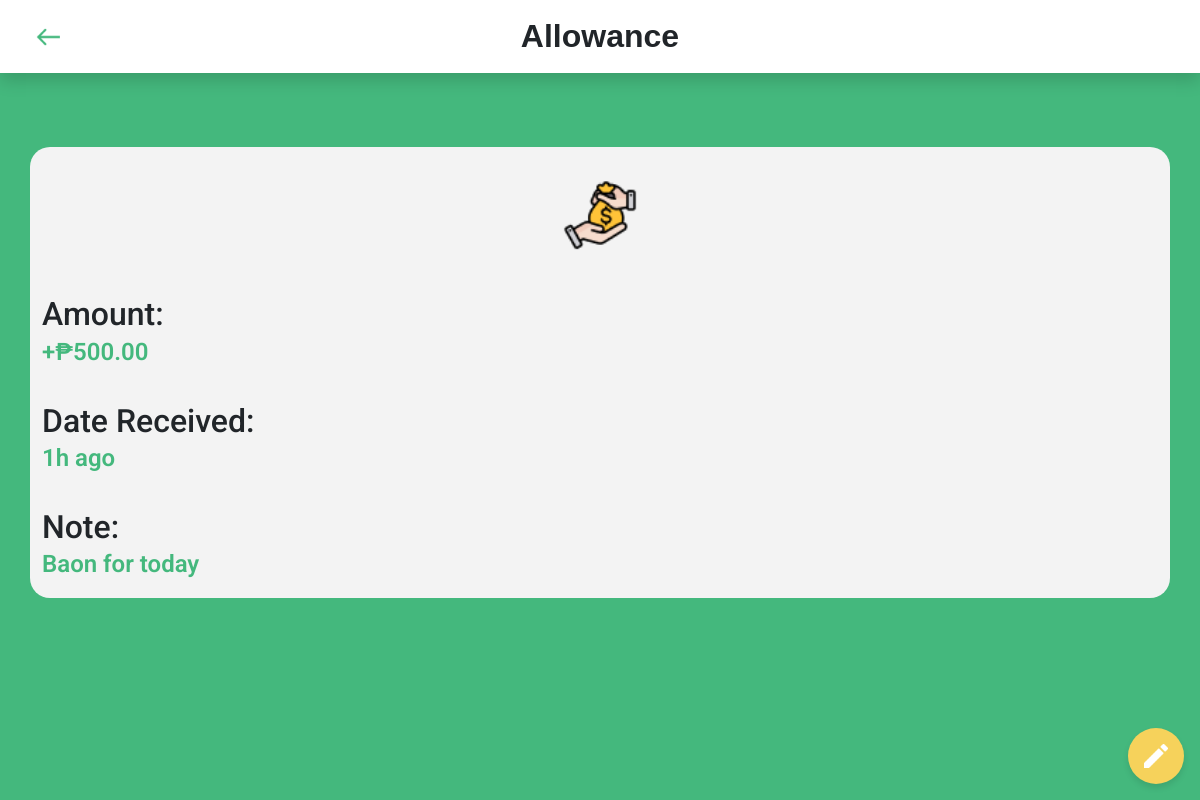
The page /pages/income&expenses/viewIncomeExpense.php?type=income&id=25 (signed in) on the database its author committed.
### tables this page shows
CREATE TABLE `tbl_income` (
  `incomeID` int(11) NOT NULL,
  `userID` int(11) NOT NULL,
  `amount` decimal(15,2) NOT NULL,
  `dateReceived` timestamp NOT NULL DEFAULT current_timestamp(),
  `note` varchar(200) DEFAULT NULL,
  `userCategoryID` int(11) NOT NULL,
  `userBudgetversionID` int(11) NOT NULL
);

CREATE TABLE `tbl_usercategories` (
  `userCategoryID` int(11) NOT NULL,
  `categoryName` varchar(100) NOT NULL,
  `type` varchar(10) NOT NULL,
  `icon` varchar(50) NOT NULL,
  `userNecessityType` varchar(20) NOT NULL,
  `userisFlexible` tinyint(1) NOT NULL,
  `defaultCategoryID` int(11) NOT NULL,
  `userID` int(11) NOT NULL,
  `isSelected` tinyint(1) NOT NULL DEFAULT 0
);

### assets/shared/connect.php (called while the page is built, shortened)
<?php
  function executeQuery($query){
    $conn = $GLOBALS['conn'];
    return mysqli_query($conn, $query);
  }
?>

### pages/income&expenses/process/viewincomeandexpenseprocess.php (called while the page is built, shortened)
<?php
$type = '';
$id = '';
if (isset($_GET['type']) && isset($_GET['id'])) {
    $type = $_GET['type'];
    $id = $_GET['id'];
}
?>
<?php
$getIncomeQuery .= " AND tbl_income.incomeID = $id;";
$incomeResult2 = executeQuery($getIncomeQuery);
?>
<?php
$dueDate = '';
switch ($type) {
    case 'income':
        if (mysqli_num_rows($incomeResult2) > 0) {
            $income = mysqli_fetch_assoc($incomeResult2);
            $amount = $income['amount'];
            $date = $income['dateReceived'];
            $note = $income['note'];
            $category = $income['categoryName'];
            $icon = $income['icon'];
        }
        break;
}
?>

### pages/income&expenses/viewIncomeExpense.php (the view, shortened to what this page needs)
<?php include("../../assets/shared/connect.php") ?>
<?php include("process/incomeandexpenseprocess.php"); ?>
<?php include("process/viewincomeandexpenseprocess.php") ?>
<!DOCTYPE html>
<html lang="en">
<head>
    <link href="https://cdn.jsdelivr.net/npm/bootstrap@5.3.3/dist/css/bootstrap.min.css" rel="stylesheet">
    <link rel="stylesheet" href="../../assets/css/sideBar.css">
    <link rel="stylesheet" href="../../assets/css/viewIncomeExpense.css">
</head>
<body>
    <nav class="bg-white px-4 py-4 d-flex justify-content-center align-items-center shadow sticky-top">
        <div class="container-fluid position-relative">
            <div class="d-flex align-items-start justify-content-start">
                <a href="income&expenses.php">
                    <img class="img-fluid" src="../../assets/img/shared/BackArrow.png" alt="Back"
                        style="height: 24px;" />
                </a>
            </div>
            <div class="position-absolute top-50 start-50 translate-middle">
                <h2 class="m-0 text-center navigationBarTitle"><?php echo $category ?></h2>
            </div>
        </div>
    </nav>
    <button
        style="position:fixed;bottom:1rem;right:1rem;width:56px;height:56px;border-radius:50%;background:#F6D25B;border:none;display:flex;align-items:center;justify-content:center;box-shadow:0 4px 6px rgba(0,0,0,0.1);transition:0.3s;"
        onmouseover="this.style.background='#3aa76e';" onmouseout="this.style.background='#F6D25B';"
        data-bs-toggle="modal" data-bs-target="#editModal">
        <img src="../../assets/img/shared/editIcon.png" alt="Add" style="width:24px;height:24px;">
    </button>
    <div class="container-fluid mainContainer d-inline-flex flex-column align-items-center justify-content-center">
        <div class="container detailsContainer p-0">
            <div class="container text-center py-3">
                <img class="img-fluid categoryImage"
                    src="../../assets/img/shared/categories/<?php echo $type ?>/<?php echo $icon ?>">
            </div>
            <div class="container py-3">
                <h2 class="m-0">Amount:</h2>
                <p class="details m-0"><?php echo ($type == 'income') ? '+' : '-' ?>₱<?php echo $amount ?></p>
            </div>
            <?php if ($dueDate != '') { ?>
                <div class="container py-3">
                    <h2 class="m-0">Due Date:</h2>
                    <p class="time m-0"><?php echo $dueDate ?></p>
                </div>
                <?php
            } else { ?>
                <div class="container py-3">
                    <h2 class="m-0">Date<?php echo ($type == 'income') ? ' Received' : ' Spent' ?>:</h2>
                    <p class="time m-0" data-datetime="<?php echo $date ?>"></p>
                </div>
                <?php
            }
            ?>
            <?php if ($note != '') { ?>
                <div class="container py-3">
                    <h2 class="m-0">Note:</h2>
                    <p class="details m-0"><?php echo $note ?></p>
                </div>
                <?php
            } ?>
        </div>
    </div>
</body>
</html>

### assets/css/sideBar.css (style rules this page uses)
html, body { height: 100%; margin: 0; padding: 0; overflow-x: hidden; }
* { box-sizing: border-box; }

### assets/css/viewIncomeExpense.css (style rules this page uses)
body { font-family: "Roboto", sans-serif; background-color: #44B87D !important; }
.navigationBarTitle { font-family: "Poppins", sans-serif; font-weight: 700; }
.mainContainer { background-color: #44B87D; min-height: 75dvh; }
.categoryImage { height: 100px; }
.detailsContainer { background-color: #f3f3f3; border-radius: 20px; }
.details, .time { color: #44B87D; font-size: 24px; font-weight: 600; }

### rows shown on the page
tbl_income: userCategoryID.categoryName "Allowance", userCategoryID.icon (picture), amount "500.00", note "Baon for today"
